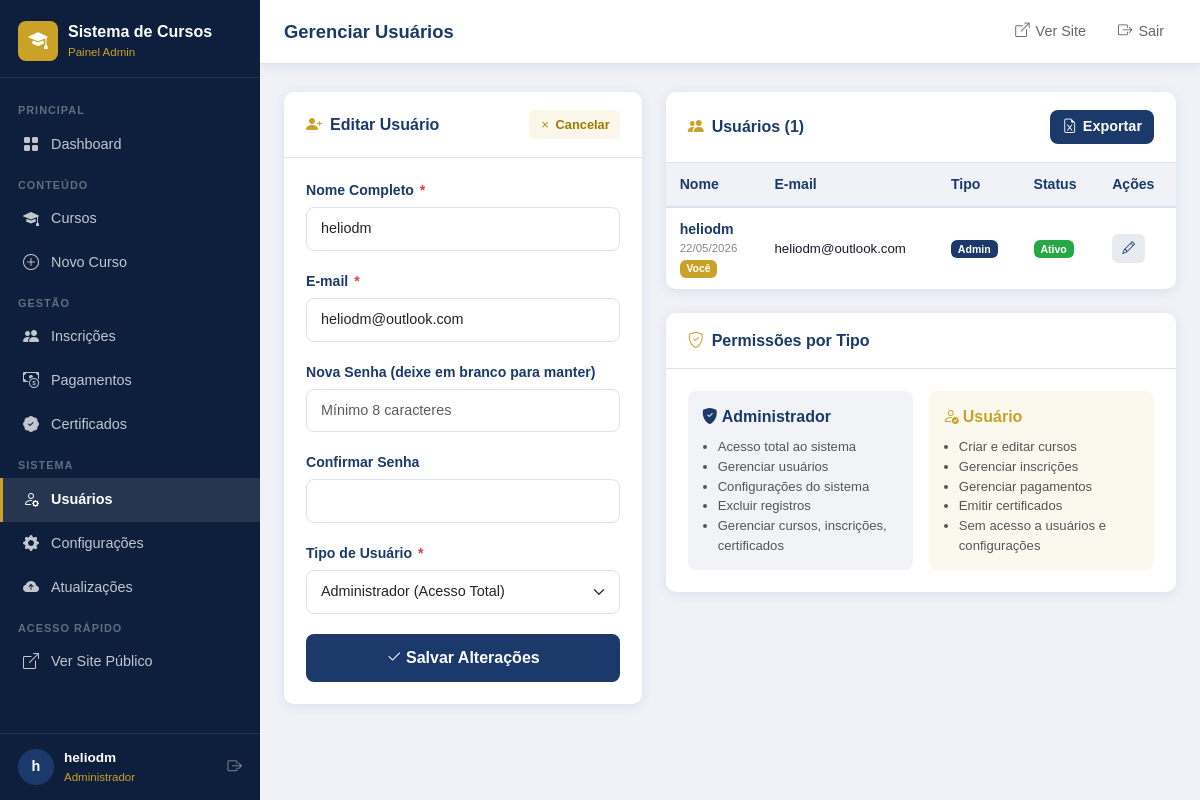
Page /admin/usuarios.php?editar=1 (signed in) on the committed database.
### tables this page shows
CREATE TABLE IF NOT EXISTS `usuarios` (
  `id` int(11) NOT NULL AUTO_INCREMENT,
  `nome` varchar(150) NOT NULL,
  `email` varchar(150) NOT NULL,
  `senha` varchar(255) NOT NULL,
  `tipo` enum('admin','usuario') NOT NULL DEFAULT 'usuario',
  `ativo` tinyint(1) NOT NULL DEFAULT 1,
  `criado_em` timestamp NOT NULL DEFAULT current_timestamp(),
  `atualizado_em` timestamp NOT NULL DEFAULT current_timestamp() ON UPDATE current_timestamp(),
  PRIMARY KEY (`id`),
  UNIQUE KEY `email` (`email`)
);

### includes/functions.php (called while the page is built, shortened)
<?php
function h(mixed $valor): string {
    return htmlspecialchars((string)($valor ?? ''), ENT_QUOTES | ENT_HTML5, 'UTF-8');
}
function formatarData(?string $data, string $formato = 'd/m/Y'): string {
    return date($formato, strtotime($data));
}

### includes/auth.php (called while the page is built, shortened)
<?php
require_once __DIR__ . '/functions.php';
function isLoggedIn(): bool {
    return !empty($_SESSION['usuario_id']) && !empty($_SESSION['usuario_tipo']);
}
function getUsuarioLogado(): ?array {
    return [
        'id'    => $_SESSION['usuario_id'],
        'nome'  => $_SESSION['usuario_nome'],
        'email' => $_SESSION['usuario_email'],
        'tipo'  => $_SESSION['usuario_tipo'],
    ];
}

### admin/usuarios.php (the view, shortened to what this page needs)
<?php
require_once __DIR__ . '/includes/header.php';
$db    = getDB();
$editUser = null;
$editId   = (int)($_GET['editar'] ?? 0);
if ($editId > 0) {
    $s = $db->prepare("SELECT id, nome, email, tipo, ativo FROM usuarios WHERE id = ?");
    $s->execute([$editId]);
    $editUser = $s->fetch();
}
$usuarios = $db->query("SELECT id, nome, email, tipo, ativo, criado_em FROM usuarios ORDER BY tipo ASC, nome ASC")->fetchAll();
?>
<div class="row g-4">
  <div class="col-lg-5">
    <div class="admin-card">
      <div class="admin-card-header">
        <h5><i class="bi bi-person-plus-fill"></i> <?= $editUser ? 'Editar Usuário' : 'Novo Usuário' ?></h5>
        <?php if ($editUser): ?>
        <a href="<?= BASE_PATH ?>/admin/usuarios.php" class="btn-action view"><i class="bi bi-x"></i> Cancelar</a>
        <?php endif; ?>
      </div>
      <div class="admin-card-body">
        <form method="POST" novalidate>
          <div class="admin-form-group">
            <label>Nome Completo <span class="required">*</span></label>
            <input type="text" class="form-control" name="nome"
                   value="<?= h($editUser['nome'] ?? '') ?>" required maxlength="150">
          </div>
          <div class="admin-form-group">
            <label>E-mail <span class="required">*</span></label>
            <input type="email" class="form-control" name="email"
                   value="<?= h($editUser['email'] ?? '') ?>" required maxlength="150">
          </div>
          <div class="admin-form-group">
            <label>
              <?= $editUser ? 'Nova Senha (deixe em branco para manter)' : 'Senha *' ?>
            </label>
            <input type="password" class="form-control" name="senha" minlength="8"
                   placeholder="Mínimo 8 caracteres" <?= $editUser ? '' : 'required' ?>>
          </div>
          <div class="admin-form-group">
            <label>Confirmar Senha <?= $editUser ? '' : '*' ?></label>
            <input type="password" class="form-control" name="confirmar_senha" <?= $editUser ? '' : 'required' ?>>
          </div>
          <div class="admin-form-group">
            <label>Tipo de Usuário <span class="required">*</span></label>
            <select class="form-select" name="tipo">
              <option value="admin" <?= ($editUser['tipo'] ?? '') === 'admin' ? 'selected' : '' ?>>
                Administrador (Acesso Total)
              </option>
            </select>
          </div>
          <button type="submit" class="btn w-100" style="background:var(--primary);color:#fff;font-weight:700;border-radius:8px;padding:11px;">
            <i class="bi bi-check2 me-1"></i><?= $editUser ? 'Salvar Alterações' : 'Criar Usuário' ?>
          </button>
        </form>
      </div>
    </div>
  </div>
  <div class="col-lg-7">
    <div class="admin-card">
      <div class="admin-card-header">
        <h5><i class="bi bi-people-fill"></i> Usuários (<?= count($usuarios) ?>)</h5>
        <a href="<?= BASE_PATH ?>/api/exportar.php?tipo=usuarios" class="topbar-btn btn-primary-sm">
          <i class="bi bi-file-earmark-excel"></i> Exportar
        </a>
      </div>
      <div style="overflow-x:auto;">
        <table class="admin-table">
          <thead>
            <tr>
              <th>Nome</th>
              <th>E-mail</th>
              <th>Tipo</th>
              <th>Status</th>
              <th>Ações</th>
            </tr>
          </thead>
          <tbody>
            <?php foreach ($usuarios as $u): ?>
            <tr>
              <td>
                <div style="font-weight:700;font-size:.88rem;color:var(--primary);"><?= h($u['nome']) ?></div>
                <div style="font-size:.72rem;color:#888;"><?= formatarData($u['criado_em'], 'd/m/Y') ?></div>
                <?php if ($u['id'] === (int)$usuario['id']): ?>
                <span class="badge" style="background:var(--secondary);font-size:.65rem;">Você</span>
                <?php endif; ?>
              </td>
              <td style="font-size:.83rem;"><?= h($u['email']) ?></td>
              <td>
                <span class="badge <?= $u['tipo'] === 'admin' ? 'badge-admin' : 'badge-usuario' ?>">
                  <?= $u['tipo'] === 'admin' ? 'Admin' : 'Usuário' ?>
                </span>
              </td>
              <td>
                <span class="badge <?= $u['ativo'] ? 'badge-ativo' : 'badge-inativo' ?>">
                  <?= $u['ativo'] ? 'Ativo' : 'Inativo' ?>
                </span>
              </td>
              <td>
                <div class="actions">
                  <a href="<?= BASE_PATH ?>/admin/usuarios.php?editar=<?= $u['id'] ?>" class="btn-action edit">
                    <i class="bi bi-pencil"></i>
                  </a>
                </div>
              </td>
            </tr>
            <?php endforeach; ?>
          </tbody>
        </table>
      </div>
    </div>
    <div class="admin-card mt-3">
      <div class="admin-card-header"><h5><i class="bi bi-shield-check"></i> Permissões por Tipo</h5></div>
      <div class="admin-card-body">
        <div class="row g-3">
          <div class="col-md-6">
            <div style="background:rgba(27,58,107,.06);border-radius:8px;padding:14px;">
              <div class="fw-bold mb-2" style="color:var(--primary);"><i class="bi bi-shield-fill-check me-1"></i>Administrador</div>
              <ul style="font-size:.82rem;color:#555;padding-left:16px;margin:0;">
                <li>Acesso total ao sistema</li>
                <li>Gerenciar usuários</li>
                <li>Configurações do sistema</li>
                <li>Excluir registros</li>
                <li>Gerenciar cursos, inscrições, certificados</li>
              </ul>
            </div>
          </div>
          <div class="col-md-6">
            <div style="background:rgba(201,162,39,.08);border-radius:8px;padding:14px;">
              <div class="fw-bold mb-2" style="color:var(--secondary);"><i class="bi bi-person-check me-1"></i>Usuário</div>
              <ul style="font-size:.82rem;color:#555;padding-left:16px;margin:0;">
                <li>Criar e editar cursos</li>
                <li>Gerenciar inscrições</li>
                <li>Gerenciar pagamentos</li>
                <li>Emitir certificados</li>
                <li>Sem acesso a usuários e configurações</li>
              </ul>
            </div>
          </div>
        </div>
      </div>
    </div>
  </div>
</div>
<?php require_once __DIR__ . '/includes/footer.php'; ?>

### assets/css/admin.css (style rules this page uses)
:root { --primary: #1B3A6B; --secondary: #C9A227; --accent: #E63946; --text: #1A1A2E; --bg: #FFFFFF; --footer-bg: #0D1F3C; --primary-light: #2a5298; --sidebar-bg: #0D1F3C; --sidebar-width: 260px; --topbar-height: 64px; --gray-light: #f0f2f8; --gray-mid: #dde1ef; --shadow: 0 2px 12px rgba(27,58,107,0.10); --radius: 10px; }
* { box-sizing: border-box; }
body.admin-body { font-family: Tahoma, Geneva, Verdana, sans-serif; background: var(--gray-light); color: var(--text); margin: 0; padding: 0; min-height: 100vh; display: flex; flex-direction: column; }
.topbar-btn { background: none; border: none; color: #666; font-size: .9rem; padding: 6px 12px; border-radius: 8px; cursor: pointer; transition: all .2s; text-decoration: none; display: flex; align-items: center; gap: 6px; }
.topbar-btn.btn-primary-sm { background: var(--primary); color: #fff; font-weight: 600; }
.admin-card { background: #fff; border-radius: var(--radius); box-shadow: var(--shadow); border: none; margin-bottom: 24px; }
.admin-card-header { padding: 18px 22px; border-bottom: 1px solid var(--gray-mid); display: flex; align-items: center; justify-content: space-between; flex-wrap: wrap; gap: 10px; }
.admin-card-header h5 { margin: 0; font-size: 1rem; font-weight: bold; color: var(--primary); display: flex; align-items: center; gap: 8px; }
.admin-card-header h5 i { color: var(--secondary); }
.admin-card-body { padding: 22px; }
.admin-table { width: 100%; font-size: .88rem; border-collapse: collapse; }
.admin-table th { background: var(--gray-light); color: var(--primary); font-weight: 700; padding: 11px 14px; border-bottom: 2px solid var(--gray-mid); white-space: nowrap; text-align: left; }
.admin-table td { padding: 11px 14px; border-bottom: 1px solid var(--gray-mid); vertical-align: middle; color: var(--text); }
.admin-table tr:last-child td { border-bottom: none; }
.admin-table .actions { display: flex; gap: 6px; white-space: nowrap; }
.btn-action { border: none; border-radius: 6px; padding: 5px 10px; font-size: .8rem; cursor: pointer; text-decoration: none; display: inline-flex; align-items: center; gap: 4px; font-family: Tahoma, sans-serif; transition: all .18s; font-weight: 600; }
.btn-action.edit { background: rgba(27,58,107,.1); color: var(--primary); }
.btn-action.view { background: rgba(201,162,39,.1); color: #a07a00; }
.admin-form-group { margin-bottom: 20px; }
.admin-form-group label { font-weight: 700; font-size: .88rem; color: var(--primary); margin-bottom: 6px; display: block; }
.admin-form-group label .required { color: var(--accent); margin-left: 2px; }
.admin-form-group .form-control, .admin-form-group .form-select { border: 1.5px solid var(--gray-mid); border-radius: 8px; padding: 10px 14px; font-family: Tahoma, sans-serif; font-size: .9rem; width: 100%; transition: border-color .2s, box-shadow .2s; }
.badge-admin { background: var(--primary); color: #fff; }
.badge-ativo { background: #28a745; color: #fff; }

### rows in the picture
usuarios: nome "heliodm", email "heliodm@outlook.com", tipo "Administrador (Acesso Total)", criado_em "22/05/2026", shows "Você", ativo "Ativo"

### other values in the picture
$siteName "Sistema de Cursos"
mb_substr($usuario['nome'], 0, 1) "h"
$usuario['nome'] "heliodm"
$pageTitle "Gerenciar Usuários"
count($usuarios) "1"
